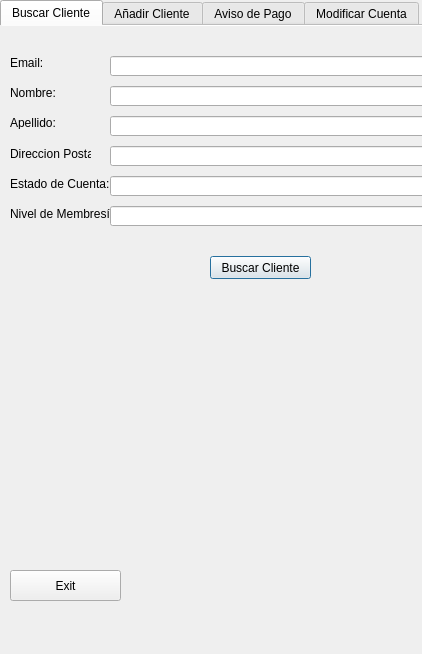
<?xml version="1.0" encoding="UTF-8"?>
<ui version="4.0">
 <class>EmployeePage</class>
 <widget class="QDialog" name="EmployeePage">
  <property name="geometry">
   <rect>
    <x>0</x>
    <y>0</y>
    <width>422</width>
    <height>654</height>
   </rect>
  </property>
  <property name="windowTitle">
   <string>Employee Page</string>
  </property>
  <widget class="QTabWidget" name="tabWidget">
   <property name="geometry">
    <rect>
     <x>0</x>
     <y>0</y>
     <width>531</width>
     <height>571</height>
    </rect>
   </property>
   <property name="currentIndex">
    <number>0</number>
   </property>
   <property name="documentMode">
    <bool>true</bool>
   </property>
   <property name="tabBarAutoHide">
    <bool>false</bool>
   </property>
   <widget class="QWidget" name="tabSearchClient">
    <attribute name="title">
     <string>Buscar Cliente</string>
    </attribute>
    <widget class="QLabel" name="label_2">
     <property name="geometry">
      <rect>
       <x>10</x>
       <y>60</y>
       <width>47</width>
       <height>13</height>
      </rect>
     </property>
     <property name="text">
      <string>Nombre:</string>
     </property>
    </widget>
    <widget class="QLabel" name="label_3">
     <property name="geometry">
      <rect>
       <x>10</x>
       <y>90</y>
       <width>47</width>
       <height>13</height>
      </rect>
     </property>
     <property name="text">
      <string>Apellido:</string>
     </property>
    </widget>
    <widget class="QLabel" name="label_4">
     <property name="geometry">
      <rect>
       <x>10</x>
       <y>30</y>
       <width>47</width>
       <height>13</height>
      </rect>
     </property>
     <property name="text">
      <string>Email:</string>
     </property>
    </widget>
    <widget class="QLabel" name="label_5">
     <property name="geometry">
      <rect>
       <x>10</x>
       <y>120</y>
       <width>81</width>
       <height>16</height>
      </rect>
     </property>
     <property name="text">
      <string>Direccion Postal:</string>
     </property>
    </widget>
    <widget class="QLineEdit" name="clientNameLine">
     <property name="geometry">
      <rect>
       <x>110</x>
       <y>60</y>
       <width>321</width>
       <height>20</height>
      </rect>
     </property>
     <property name="readOnly">
      <bool>true</bool>
     </property>
    </widget>
    <widget class="QLineEdit" name="clientLastNameLine">
     <property name="geometry">
      <rect>
       <x>110</x>
       <y>90</y>
       <width>321</width>
       <height>20</height>
      </rect>
     </property>
     <property name="readOnly">
      <bool>true</bool>
     </property>
    </widget>
    <widget class="QLineEdit" name="clientEmailLine">
     <property name="geometry">
      <rect>
       <x>110</x>
       <y>30</y>
       <width>321</width>
       <height>20</height>
      </rect>
     </property>
     <property name="readOnly">
      <bool>false</bool>
     </property>
    </widget>
    <widget class="QLineEdit" name="clientAddressLine">
     <property name="geometry">
      <rect>
       <x>110</x>
       <y>120</y>
       <width>321</width>
       <height>20</height>
      </rect>
     </property>
     <property name="readOnly">
      <bool>true</bool>
     </property>
    </widget>
    <widget class="QLineEdit" name="accStateLine">
     <property name="geometry">
      <rect>
       <x>110</x>
       <y>150</y>
       <width>321</width>
       <height>20</height>
      </rect>
     </property>
     <property name="readOnly">
      <bool>true</bool>
     </property>
    </widget>
    <widget class="QLabel" name="label_7">
     <property name="geometry">
      <rect>
       <x>10</x>
       <y>150</y>
       <width>101</width>
       <height>16</height>
      </rect>
     </property>
     <property name="text">
      <string>Estado de Cuenta:</string>
     </property>
    </widget>
    <widget class="QPushButton" name="search">
     <property name="geometry">
      <rect>
       <x>210</x>
       <y>230</y>
       <width>101</width>
       <height>23</height>
      </rect>
     </property>
     <property name="text">
      <string>Buscar Cliente</string>
     </property>
    </widget>
    <widget class="QLabel" name="label_9">
     <property name="geometry">
      <rect>
       <x>10</x>
       <y>180</y>
       <width>101</width>
       <height>16</height>
      </rect>
     </property>
     <property name="text">
      <string>Nivel de Membresía:</string>
     </property>
    </widget>
    <widget class="QLineEdit" name="memTierLine">
     <property name="geometry">
      <rect>
       <x>110</x>
       <y>180</y>
       <width>321</width>
       <height>20</height>
      </rect>
     </property>
     <property name="readOnly">
      <bool>true</bool>
     </property>
    </widget>
   </widget>
   <widget class="QWidget" name="tabAddClient">
    <attribute name="title">
     <string>Añadir Cliente</string>
    </attribute>
    <widget class="QLabel" name="LastNamLabelEmp">
     <property name="geometry">
      <rect>
       <x>10</x>
       <y>40</y>
       <width>47</width>
       <height>13</height>
      </rect>
     </property>
     <property name="text">
      <string>Apellido:</string>
     </property>
    </widget>
    <widget class="QLabel" name="NameLabelEmp">
     <property name="geometry">
      <rect>
       <x>10</x>
       <y>10</y>
       <width>47</width>
       <height>13</height>
      </rect>
     </property>
     <property name="text">
      <string>Nombre:</string>
     </property>
    </widget>
    <widget class="QLabel" name="AddressLabelEmp">
     <property name="geometry">
      <rect>
       <x>10</x>
       <y>100</y>
       <width>81</width>
       <height>16</height>
      </rect>
     </property>
     <property name="text">
      <string>Direccion Postal:</string>
     </property>
    </widget>
    <widget class="QLabel" name="AccStateLabelEmp">
     <property name="geometry">
      <rect>
       <x>10</x>
       <y>130</y>
       <width>101</width>
       <height>16</height>
      </rect>
     </property>
     <property name="text">
      <string>Tiempo Membresia:</string>
     </property>
    </widget>
    <widget class="QLineEdit" name="clientAccState">
     <property name="geometry">
      <rect>
       <x>120</x>
       <y>130</y>
       <width>341</width>
       <height>20</height>
      </rect>
     </property>
     <property name="readOnly">
      <bool>false</bool>
     </property>
    </widget>
    <widget class="QLineEdit" name="addClientAddress">
     <property name="geometry">
      <rect>
       <x>120</x>
       <y>100</y>
       <width>341</width>
       <height>20</height>
      </rect>
     </property>
     <property name="readOnly">
      <bool>false</bool>
     </property>
    </widget>
    <widget class="QLabel" name="EmailLabelEmp">
     <property name="geometry">
      <rect>
       <x>10</x>
       <y>70</y>
       <width>47</width>
       <height>13</height>
      </rect>
     </property>
     <property name="text">
      <string>Email:</string>
     </property>
    </widget>
    <widget class="QLineEdit" name="addClientName">
     <property name="geometry">
      <rect>
       <x>120</x>
       <y>10</y>
       <width>341</width>
       <height>20</height>
      </rect>
     </property>
     <property name="readOnly">
      <bool>false</bool>
     </property>
    </widget>
    <widget class="QLineEdit" name="addClientEmail">
     <property name="geometry">
      <rect>
       <x>120</x>
       <y>70</y>
       <width>341</width>
       <height>20</height>
      </rect>
     </property>
     <property name="readOnly">
      <bool>false</bool>
     </property>
    </widget>
    <widget class="QLineEdit" name="addClientLastName">
     <property name="geometry">
      <rect>
       <x>120</x>
       <y>40</y>
       <width>341</width>
       <height>20</height>
      </rect>
     </property>
     <property name="readOnly">
      <bool>false</bool>
     </property>
    </widget>
    <widget class="QPushButton" name="addClientButton">
     <property name="geometry">
      <rect>
       <x>170</x>
       <y>250</y>
       <width>131</width>
       <height>23</height>
      </rect>
     </property>
     <property name="text">
      <string>Añadir Cliente</string>
     </property>
    </widget>
    <widget class="QLabel" name="label_8">
     <property name="geometry">
      <rect>
       <x>10</x>
       <y>160</y>
       <width>101</width>
       <height>16</height>
      </rect>
     </property>
     <property name="text">
      <string>Nivel De Membresia:</string>
     </property>
    </widget>
    <widget class="QLineEdit" name="addMemTier">
     <property name="geometry">
      <rect>
       <x>120</x>
       <y>160</y>
       <width>341</width>
       <height>20</height>
      </rect>
     </property>
     <property name="readOnly">
      <bool>false</bool>
     </property>
    </widget>
    <widget class="QLineEdit" name="addPassword">
     <property name="geometry">
      <rect>
       <x>120</x>
       <y>190</y>
       <width>341</width>
       <height>20</height>
      </rect>
     </property>
     <property name="readOnly">
      <bool>false</bool>
     </property>
    </widget>
    <widget class="QLabel" name="label_10">
     <property name="geometry">
      <rect>
       <x>10</x>
       <y>190</y>
       <width>101</width>
       <height>16</height>
      </rect>
     </property>
     <property name="text">
      <string>Password:</string>
     </property>
    </widget>
   </widget>
   <widget class="QWidget" name="noticeOfPayment">
    <attribute name="title">
     <string>Aviso de Pago</string>
    </attribute>
    <widget class="QListWidget" name="ClientList">
     <property name="geometry">
      <rect>
       <x>20</x>
       <y>20</y>
       <width>451</width>
       <height>511</height>
      </rect>
     </property>
    </widget>
   </widget>
   <widget class="QWidget" name="tab">
    <attribute name="title">
     <string>Modificar Cuenta</string>
    </attribute>
    <widget class="QLineEdit" name="cliEmailMod">
     <property name="geometry">
      <rect>
       <x>110</x>
       <y>430</y>
       <width>351</width>
       <height>20</height>
      </rect>
     </property>
     <property name="readOnly">
      <bool>false</bool>
     </property>
    </widget>
    <widget class="QListWidget" name="modClientList">
     <property name="geometry">
      <rect>
       <x>40</x>
       <y>20</y>
       <width>431</width>
       <height>321</height>
      </rect>
     </property>
    </widget>
    <widget class="QLabel" name="cliModLabel">
     <property name="geometry">
      <rect>
       <x>220</x>
       <y>350</y>
       <width>191</width>
       <height>16</height>
      </rect>
     </property>
     <property name="text">
      <string>N/A</string>
     </property>
    </widget>
    <widget class="QLabel" name="label_17">
     <property name="geometry">
      <rect>
       <x>10</x>
       <y>430</y>
       <width>47</width>
       <height>13</height>
      </rect>
     </property>
     <property name="text">
      <string>Email:</string>
     </property>
    </widget>
    <widget class="QLineEdit" name="cliLastNameMod">
     <property name="geometry">
      <rect>
       <x>110</x>
       <y>400</y>
       <width>351</width>
       <height>20</height>
      </rect>
     </property>
     <property name="readOnly">
      <bool>false</bool>
     </property>
    </widget>
    <widget class="QLabel" name="label_15">
     <property name="geometry">
      <rect>
       <x>10</x>
       <y>490</y>
       <width>91</width>
       <height>16</height>
      </rect>
     </property>
     <property name="text">
      <string>Tier Membresía:</string>
     </property>
    </widget>
    <widget class="QPushButton" name="modifyClient_button">
     <property name="geometry">
      <rect>
       <x>190</x>
       <y>520</y>
       <width>141</width>
       <height>23</height>
      </rect>
     </property>
     <property name="text">
      <string>Modificar</string>
     </property>
    </widget>
    <widget class="QLabel" name="label_14">
     <property name="geometry">
      <rect>
       <x>60</x>
       <y>350</y>
       <width>161</width>
       <height>16</height>
      </rect>
     </property>
     <property name="text">
      <string>Id Cliente Seleccionado:</string>
     </property>
    </widget>
    <widget class="QLabel" name="label_16">
     <property name="geometry">
      <rect>
       <x>10</x>
       <y>400</y>
       <width>47</width>
       <height>13</height>
      </rect>
     </property>
     <property name="text">
      <string>Apellido:</string>
     </property>
    </widget>
    <widget class="QLabel" name="label_18">
     <property name="geometry">
      <rect>
       <x>10</x>
       <y>370</y>
       <width>47</width>
       <height>13</height>
      </rect>
     </property>
     <property name="text">
      <string>Nombre:</string>
     </property>
    </widget>
    <widget class="QLabel" name="label_20">
     <property name="geometry">
      <rect>
       <x>10</x>
       <y>460</y>
       <width>81</width>
       <height>16</height>
      </rect>
     </property>
     <property name="text">
      <string>Direccion Postal:</string>
     </property>
    </widget>
    <widget class="QLineEdit" name="cliNameMod">
     <property name="geometry">
      <rect>
       <x>110</x>
       <y>370</y>
       <width>351</width>
       <height>20</height>
      </rect>
     </property>
     <property name="readOnly">
      <bool>false</bool>
     </property>
    </widget>
    <widget class="QLineEdit" name="clieEstadoCuenta">
     <property name="geometry">
      <rect>
       <x>110</x>
       <y>490</y>
       <width>351</width>
       <height>20</height>
      </rect>
     </property>
     <property name="readOnly">
      <bool>false</bool>
     </property>
    </widget>
    <widget class="QLineEdit" name="cliAddressLabel">
     <property name="geometry">
      <rect>
       <x>110</x>
       <y>460</y>
       <width>351</width>
       <height>20</height>
      </rect>
     </property>
     <property name="readOnly">
      <bool>false</bool>
     </property>
    </widget>
   </widget>
  </widget>
  <widget class="QPushButton" name="returnMain">
   <property name="geometry">
    <rect>
     <x>10</x>
     <y>570</y>
     <width>111</width>
     <height>31</height>
    </rect>
   </property>
   <property name="text">
    <string>Exit</string>
   </property>
  </widget>
 </widget>
 <resources/>
 <connections/>
</ui>
